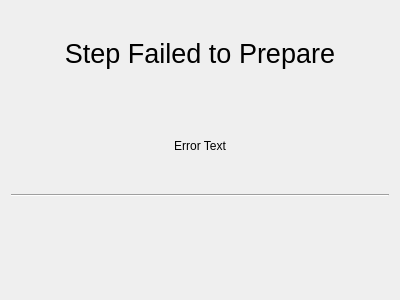
<?xml version="1.0" encoding="UTF-8"?>
<ui version="4.0">
 <class>Form</class>
 <widget class="QWidget" name="Form">
  <property name="geometry">
   <rect>
    <x>0</x>
    <y>0</y>
    <width>400</width>
    <height>300</height>
   </rect>
  </property>
  <property name="windowTitle">
   <string>Form</string>
  </property>
  <layout class="QVBoxLayout" name="verticalLayout">
   <item>
    <widget class="QLabel" name="fail_title">
     <property name="text">
      <string>&lt;html&gt;&lt;head/&gt;&lt;body&gt;&lt;p&gt;&lt;span style=&quot; font-size:20pt;&quot;&gt;Step Failed to Prepare&lt;/span&gt;&lt;/p&gt;&lt;/body&gt;&lt;/html&gt;</string>
     </property>
     <property name="alignment">
      <set>Qt::AlignCenter</set>
     </property>
    </widget>
   </item>
   <item>
    <widget class="QLabel" name="fail_desc">
     <property name="text">
      <string>Error Text</string>
     </property>
     <property name="alignment">
      <set>Qt::AlignCenter</set>
     </property>
     <property name="wordWrap">
      <bool>true</bool>
     </property>
    </widget>
   </item>
   <item>
    <widget class="Line" name="line_2">
     <property name="orientation">
      <enum>Qt::Horizontal</enum>
     </property>
    </widget>
   </item>
   <item>
    <widget class="QWidget" name="run_check_placeholder" native="true"/>
   </item>
  </layout>
 </widget>
 <resources/>
 <connections/>
</ui>
